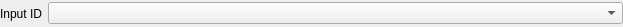
<?xml version="1.0" encoding="UTF-8"?>
<ui version="4.0">
 <class>CameraInputBusinessEventWidget</class>
 <widget class="QWidget" name="CameraInputBusinessEventWidget">
  <property name="geometry">
   <rect>
    <x>0</x>
    <y>0</y>
    <width>623</width>
    <height>27</height>
   </rect>
  </property>
  <property name="windowTitle">
   <string/>
  </property>
  <layout class="QHBoxLayout" name="horizontalLayout" stretch="0,1">
   <property name="leftMargin">
    <number>0</number>
   </property>
   <property name="topMargin">
    <number>0</number>
   </property>
   <property name="rightMargin">
    <number>0</number>
   </property>
   <property name="bottomMargin">
    <number>0</number>
   </property>
   <item>
    <widget class="QLabel" name="label">
     <property name="text">
      <string>Input ID</string>
     </property>
     <property name="alignment">
      <set>Qt::AlignRight|Qt::AlignTrailing|Qt::AlignVCenter</set>
     </property>
    </widget>
   </item>
   <item>
    <widget class="QComboBox" name="relayComboBox"/>
   </item>
  </layout>
 </widget>
 <resources/>
 <connections/>
</ui>
